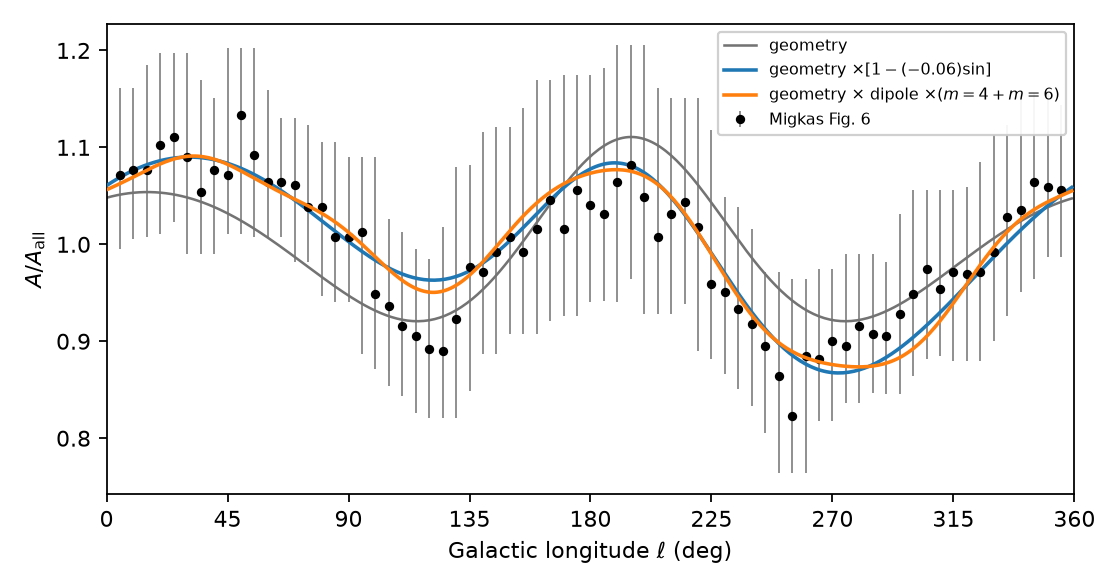

This chart was generated by the following Python code:
"""m=4 and m=6 on the frozen geometry times the fixed paper dipole.

Geometry is the WLS Newtonian curve (D, l0, mcc, kin, kout frozen).
The dipole 1 - Amp sin(ell + phi), Amp=-0.06, phi=11.5 deg, is not refit.
Multipoles multiply that product: 1 + a cos(m ell) + b sin(m ell),
ell galactic longitude in radians. Weighted least squares on the 71 Migkas bins,
sigma = (A_err_low + A_err_high)/2. No m=8.
"""
from __future__ import annotations

import json
import os
import sys
from pathlib import Path

import matplotlib.pyplot as plt
import numpy as np

BUB = "/workspace/cosmology/papers/spreadsheet_model/bubble"
sys.path.insert(0, BUB)
os.chdir(BUB)
import ptshell  # noqa: E402,F401
import prof_core as P  # noqa: E402
from bubble_core import IMIG, MA, MHI, MLO, TH1, shifted  # noqa: E402

RV = 14.30048287260589
OS = 0.049
D = 58.19699837268826
MCC = 0.0017121308626185587
KIN = 4.034634647911553
KOUT = 1.0235618098210888
L0 = 15.1629523788697
AMP = -0.06
PHI_DEG = 11.5

OUT_PNG = Path("/workspace/cosmology-course/notes/migkas-sine-m4-m6.png")
OUT_JSON = Path("/workspace/cosmology-course/notes/migkas-sine-m4-m6.json")

Y = MA
SIG = 0.5 * (MLO + MHI)
W = 1.0 / SIG ** 2


def r2_u(y, m):
    return float(1.0 - np.sum((y - m) ** 2) / np.sum((y - y.mean()) ** 2))


def r2_w(y, m, w):
    yb = np.sum(w * y) / np.sum(w)
    return float(1.0 - np.sum(w * (y - m) ** 2) / np.sum(w * (y - yb) ** 2))


def metrics(m):
    return dict(
        R2_unweighted=r2_u(Y, m),
        R2_weighted=r2_w(Y, m, W),
        chi2=float(np.sum(W * (m - Y) ** 2)),
        n_bins=int(Y.size),
    )


def sky():
    rin = 1.0 - KIN * RV / D
    rout = 1.0 + KOUT * RV / D
    a = dict(DR=D / RV, Os=OS, mcc=float(MCC), rin=float(rin), rout=float(rout),
             Lc=0.005, mc=0.0, Ob=0.0)
    rr = P.run("ptshell", a, 0.0, 0.0)
    af = rr["af"]
    if (not np.all(np.isfinite(af))) or rr["vrmin"] <= 0:
        raise RuntimeError("flow not usable")
    # af is on the shell angle. shifted maps it onto Galactic longitude
    # the same way migkas-geometry-fit.py does: value at ell is af(ell - l0).
    norm = af / af.mean()
    return shifted(norm, L0)


def dipole_factor(ell_deg, amp=AMP, phi_deg=PHI_DEG):
    """1 - Amp sin(Omega * ell + phi), ell in degrees, Omega = pi/180."""
    return 1.0 - amp * np.sin(np.radians(ell_deg) + np.radians(phi_deg))


def coeff_block(a, b):
    c = float(np.hypot(a, b))
    psi = float(np.degrees(np.arctan2(b, a)))
    phi = float(np.degrees(np.arctan2(a, b)) % 360.0)
    return dict(a=float(a), b=float(b), C=c, psi_deg=psi, Amp=-c, phi_deg=phi)


def fit_multipoles(base_bins, ell_deg, orders):
    """Weighted LS of base * (1 + sum a cos(m ell) + b sin(m ell)) onto Y."""
    cols = []
    for m in orders:
        mr = np.radians(m * ell_deg)
        cols.append(base_bins * np.cos(mr))
        cols.append(base_bins * np.sin(mr))
    x = np.column_stack(cols)
    sw = np.sqrt(W)
    beta, *_ = np.linalg.lstsq(x * sw[:, None], (Y - base_bins) * sw, rcond=None)
    coefs = {}
    for i, m in enumerate(orders):
        coefs[str(m)] = coeff_block(beta[2 * i], beta[2 * i + 1])
    return coefs


def apply_multipoles(base, ell_deg, coefs):
    fac = np.ones_like(base, dtype=float)
    for key, c in coefs.items():
        m = int(key)
        mr = np.radians(m * ell_deg)
        fac = fac + c["a"] * np.cos(mr) + c["b"] * np.sin(mr)
    return base * fac


def case(name, nfree, pred_bins, coefs=None, note=None):
    out = dict(free_parameters=nfree, **metrics(pred_bins))
    if note:
        out["note"] = note
    if coefs is not None:
        out["coefficients"] = coefs
    return out


def main():
    geom = sky()
    ell = TH1
    bins = ell[IMIG]
    gbin = geom[IMIG]
    dip = dipole_factor(ell)
    base = geom * dip
    bbin = base[IMIG]

    c4 = fit_multipoles(bbin, bins, (4,))
    c6 = fit_multipoles(bbin, bins, (6,))
    c46 = fit_multipoles(bbin, bins, (4, 6))

    full4 = apply_multipoles(base, ell, c4)
    full6 = apply_multipoles(base, ell, c6)
    full46 = apply_multipoles(base, ell, c46)

    gmet = metrics(gbin)
    dmet = metrics(bbin)
    print("geometry", gmet, flush=True)
    print("dipole", dmet, flush=True)
    print("m4", metrics(full4[IMIG]), c4, flush=True)
    print("m6", metrics(full6[IMIG]), c6, flush=True)
    print("m4m6", metrics(full46[IMIG]), c46, flush=True)

    fig, ax = plt.subplots(figsize=(7.0, 3.675))
    ax.errorbar(bins, Y, yerr=np.vstack([MLO, MHI]), fmt="o", ms=3.2, color="k",
                ecolor="0.45", elinewidth=0.7, capsize=0, zorder=3,
                label="Migkas Fig. 6")
    ax.plot(ell, geom, color="0.45", lw=1.15, label="geometry", zorder=2)
    ax.plot(ell, base, color="C0", lw=1.6,
            label=r"geometry $\times[1-(-0.06)\sin]$", zorder=3)
    ax.plot(ell, full46, color="C1", lw=1.6,
            label=r"geometry $\times$ dipole $\times(m=4+m=6)$", zorder=4)
    ax.set_xlim(0, 360)
    ax.set_xlabel(r"Galactic longitude $\ell$ (deg)")
    ax.set_ylabel(r"$A/A_{\mathrm{all}}$")
    ax.set_xticks(np.arange(0, 361, 45))
    ax.legend(fontsize=7.2, loc="upper right", framealpha=0.92)
    fig.tight_layout()
    fig.savefig(OUT_PNG, dpi=160)

    payload = dict(
        geometry=dict(
            D_Gpc=D, l0_deg=L0, mcc=MCC, Rin_Gpc=float(D - KIN * RV),
            Rout_Gpc=float(D + KOUT * RV), kin=KIN, kout=KOUT,
            Omega_s=OS, R_Gpc=RV,
            source="exact wls_fit in migkas-geometry-fit.json; not refit",
        ),
        weights="sigma=(A_err_low+A_err_high)/2, w=1/sigma^2, chi2=sum((model-data)/sigma)^2",
        R2="unweighted: 1-SS_res/SS_tot about the unweighted mean; weighted: same with w, about the weighted mean",
        modulation=("1 + a_m cos(m*ell) + b_m sin(m*ell), ell galactic longitude in radians. "
                    "Equivalent 1 + C cos(m*ell - psi), C=hypot(a,b), psi=atan2(b,a). "
                    "Paper sine 1 - Amp sin(m*ell + phi), Amp=-C, phi=atan2(a,b) wrapped to [0, 360). "
                    "Angles in degrees. Multipoles multiply geometry x the fixed dipole, not geometry alone."),
        fixed_dipole=dict(Amp=AMP, phi_deg=PHI_DEG,
                          convention="1 - Amp * sin(ell_rad + phi_rad)", refit=False),
        n_bins=71,
        cases=dict(
            geometry=case("geometry", 0, gbin, note="frozen WLS geometry"),
            geometry_x_fixed_dipole=case(
                "dipole", 0, bbin,
                note="Amp=-0.06 and phi=11.5 deg held fixed; not refit"),
            geometry_x_fixed_dipole_x_m4=case("m4", 2, full4[IMIG], c4),
            geometry_x_fixed_dipole_x_m6=case("m6", 2, full6[IMIG], c6),
            geometry_x_fixed_dipole_x_m4_m6=case("m46", 4, full46[IMIG], c46),
        ),
        diagnostics_not_proofs=True,
    )
    # stamp the fixed dipole numbers onto that case for the reader
    payload["cases"]["geometry_x_fixed_dipole"]["Amp"] = AMP
    payload["cases"]["geometry_x_fixed_dipole"]["phi_deg"] = PHI_DEG
    OUT_JSON.write_text(json.dumps(payload, indent=1))
    print("wrote", OUT_PNG, OUT_JSON, flush=True)


if __name__ == "__main__":
    main()
